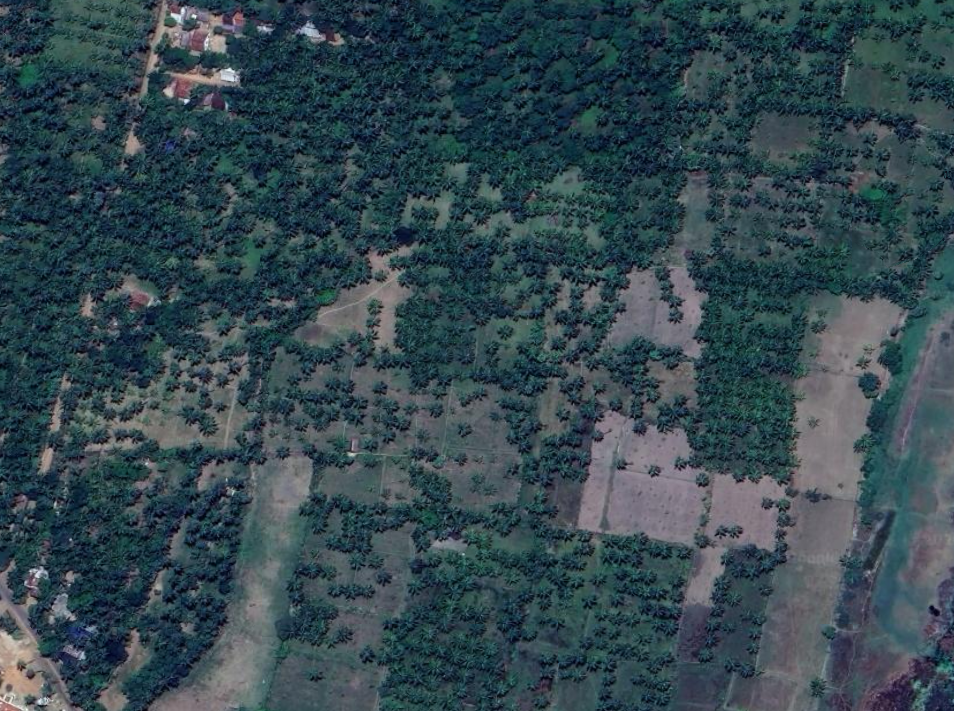
#> input picture data/input/test2.png, 954 x 711 px
$ python -i refined_detection.py   (imports and definitions only)
#> lines starting #> are read from the running program, lines starting #| are printed output that depends on the picture; after the words box and inside, x2 and y2 are one past the last pixel; in counts of white or black regions, pixels touching at a corner belong together
"""
REFINED Coconut Tree Detection - INDIVIDUAL TREES ONLY
Focuses on detecting SINGLE trees, not plantation blocks
Key: Filter by MAX BOX SIZE to avoid grouping multiple trees
"""

import cv2
import numpy as np
from scipy import ndimage


def detect_individual_trees(image: np.ndarray,
                            min_size: int = 30,
                            max_size: int = 250) -> np.ndarray:
    """
    Detect INDIVIDUAL tree crowns - not plantation blocks.

    Args:
        image: Input image
        min_size: Minimum tree size (pixels)
        max_size: MAXIMUM tree size - NO HUGE BOXES! (pixels)

    Returns:
        Detection boxes [x1, y1, x2, y2, confidence]
    """
    gray = cv2.cvtColor(image, cv2.COLOR_BGR2GRAY)

    # CLAHE for better contrast
    clahe = cv2.createCLAHE(clipLimit=3.0, tileGridSize=(8, 8))
    enhanced = clahe.apply(gray)

    # Binary threshold
    _, binary = cv2.threshold(enhanced, 100, 255, cv2.THRESH_BINARY_INV)

    # Small morphology to separate trees
    kernel = cv2.getStructuringElement(cv2.MORPH_ELLIPSE, (3, 3))
    binary = cv2.morphologyEx(binary, cv2.MORPH_OPEN, kernel, iterations=1)

    # Find contours
    contours, _ = cv2.findContours(binary, cv2.RETR_EXTERNAL, cv2.CHAIN_APPROX_SIMPLE)

    detections = []

    for contour in contours:
        area = cv2.contourArea(contour)

        # STRICT SIZE FILTERING - only individual trees
        if min_size < area < max_size:
            x, y, w, h = cv2.boundingRect(contour)

            # No huge boxes!
            if w > 0 and h > 0 and w < 200 and h < 200:
                # Filter by aspect ratio (roughly circular trees)
                aspect = float(w) / h if h > 0 else 0
                if 0.5 < aspect < 2.0:
                    confidence = 0.5
                    detections.append([x, y, x + w, y + h, confidence])

    return np.array(detections)


def detect_trees_green_strict(image: np.ndarray,
                              min_size: int = 40,
                              max_size: int = 250) -> np.ndarray:
    """
    Detect individual trees using GREEN BAND extraction.
    Much more selective.
    """
    b, g, r = cv2.split(image)

    # Focus on green channel (vegetation)
    green_enhanced = g.astype(float) - 0.5 * (r.astype(float) + b.astype(float))
    green_enhanced = np.clip(green_enhanced, 0, 255).astype(np.uint8)

    # Threshold
    _, binary = cv2.threshold(green_enhanced, 50, 255, cv2.THRESH_BINARY)

    # Small morphology
    kernel = cv2.getStructuringElement(cv2.MORPH_ELLIPSE, (3, 3))
    binary = cv2.morphologyEx(binary, cv2.MORPH_OPEN, kernel, iterations=1)
    binary = cv2.morphologyEx(binary, cv2.MORPH_CLOSE, kernel, iterations=1)

    # Find contours
    contours, _ = cv2.findContours(binary, cv2.RETR_EXTERNAL, cv2.CHAIN_APPROX_SIMPLE)

    detections = []
    for contour in contours:
        area = cv2.contourArea(contour)

        if min_size < area < max_size:
            x, y, w, h = cv2.boundingRect(contour)

            if 0 < w < 200 and 0 < h < 200:
                aspect = float(w) / h if h > 0 else 0
                if 0.4 < aspect < 2.5:
                    detections.append([x, y, x + w, y + h, 0.45])

    return np.array(detections)


def detect_trees_blob_analysis(image: np.ndarray,
                               min_size: int = 50,
                               max_size: int = 280) -> np.ndarray:
    """
    Blob detection to find circular objects (trees).
    Only small blobs = individual trees.
    """
    gray = cv2.cvtColor(image, cv2.COLOR_BGR2GRAY)

    # Enhance
    clahe = cv2.createCLAHE(clipLimit=2.0, tileGridSize=(8, 8))
    enhanced = clahe.apply(gray)

    # Try to find dark circular regions (tree shadows)
    _, binary = cv2.threshold(enhanced, 120, 255, cv2.THRESH_BINARY_INV)

    # Label connected components
    labeled, num_features = ndimage.label(binary)

    detections = []

    for label_id in range(1, num_features + 1):
        component = (labeled == label_id).astype(np.uint8) * 255
        area = np.sum(component > 0)

        if min_size < area < max_size:
            y_indices, x_indices = np.where(component > 0)

            if len(x_indices) > 0:
                x_min, x_max = x_indices.min(), x_indices.max()
                y_min, y_max = y_indices.min(), y_indices.max()
                w = x_max - x_min
                h = y_max - y_min

                if 0 < w < 200 and 0 < h < 200:
                    detections.append([x_min, y_min, x_max, y_max, 0.4])

    return np.array(detections)


def detect_trees_edges_strict(image: np.ndarray,
                              min_size: int = 80,
                              max_size: int = 300) -> np.ndarray:
    """
    Edge-based detection, strict filtering for individual trees.
    """
    gray = cv2.cvtColor(image, cv2.COLOR_BGR2GRAY)

    # Canny edges
    edges = cv2.Canny(gray, 50, 150)

    # Small dilation to connect nearby edges
    kernel = cv2.getStructuringElement(cv2.MORPH_ELLIPSE, (3, 3))
    dilated = cv2.dilate(edges, kernel, iterations=1)

    # Find contours
    contours, _ = cv2.findContours(dilated, cv2.RETR_EXTERNAL, cv2.CHAIN_APPROX_SIMPLE)

    detections = []
    for contour in contours:
        area = cv2.contourArea(contour)

        if min_size < area < max_size:
            x, y, w, h = cv2.boundingRect(contour)
            if 0 < w < 200 and 0 < h < 200:
                detections.append([x, y, x + w, y + h, 0.35])

    return np.array(detections)


def refined_detection_all_methods(image: np.ndarray) -> np.ndarray:
    """
    Combine all refined detection methods.
    STRICT SIZE FILTERING - only individual trees, no huge boxes.
    """
    methods = [
        ("Individual Contours", lambda img: detect_individual_trees(img, 30, 250)),
        ("Green Channel Strict", lambda img: detect_trees_green_strict(img, 40, 250)),
        ("Blob Analysis", lambda img: detect_trees_blob_analysis(img, 50, 280)),
        ("Edge Detection Strict", lambda img: detect_trees_edges_strict(img, 80, 300)),
    ]

    all_detections = []

    for method_name, method_func in methods:
        try:
            detections = method_func(image)
            if len(detections) > 0:
                all_detections.append(detections)
                print(f"   ✓ {method_name}: {len(detections)} INDIVIDUAL trees")
        except Exception as e:
            print(f"   ⚠ {method_name} failed")

    if len(all_detections) == 0:
        return np.array([])

    combined = np.vstack(all_detections)
    return combined

>>> import cv2
>>> picture = cv2.imread('../../data/input/test2.png')
#> picture is the input picture: shape (711, 954, 3); mean B, G, R 79.4, 71.8, 52.8
>>> result = refined_detection_all_methods(picture)
#> the loop in refined_detection_all_methods, `for method_name, method_func in methods:` made 4 passes
#|    ✓ Individual Contours: 343 INDIVIDUAL trees
#|    ✓ Blob Analysis: 77 INDIVIDUAL trees
#|    ✓ Edge Detection Strict: 9 INDIVIDUAL trees
#> pass 1, in detect_individual_trees, `gray = cv2.cvtColor(image, cv2.COLOR_BGR2GRAY)`:
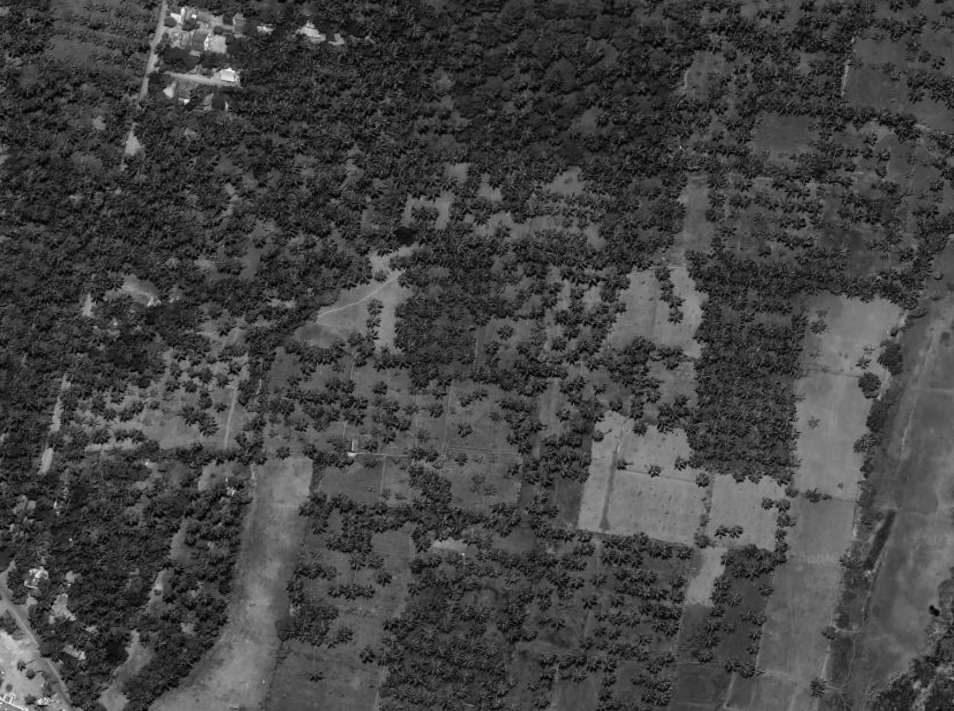
#> gray: shape (711, 954); min 1, max 249, mean 67
#> pass 1, in detect_individual_trees, `enhanced = clahe.apply(gray)`:
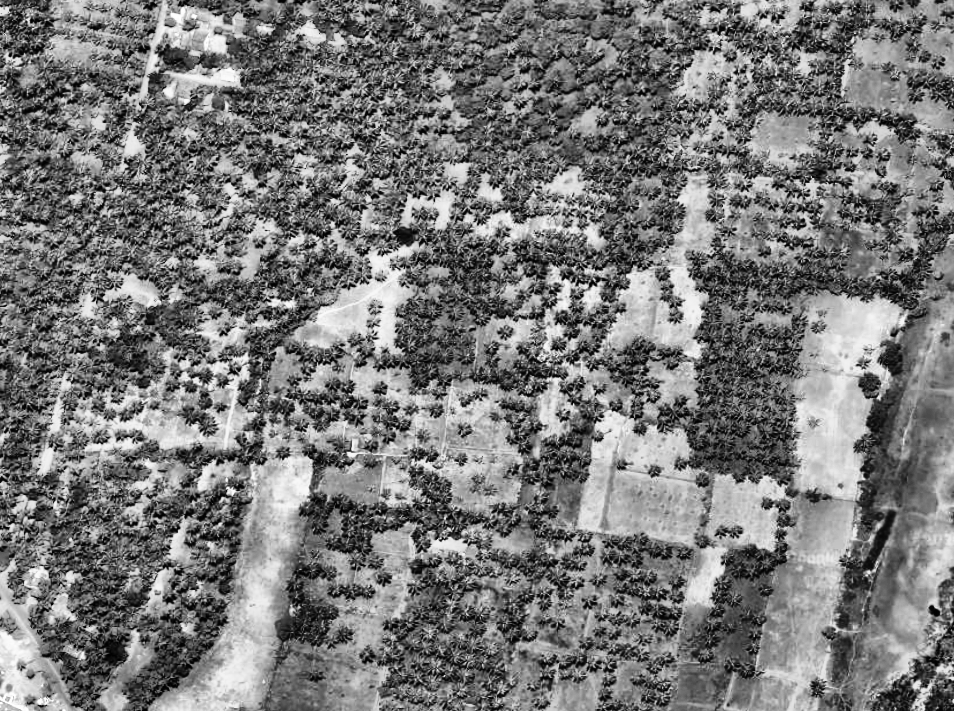
#> enhanced: shape (711, 954); min 0, max 255, mean 120.2
#> pass 1, in detect_individual_trees, `_, binary = cv2.threshold(enhanced, 100, 255, cv2.THRESH_BINARY_INV)`:
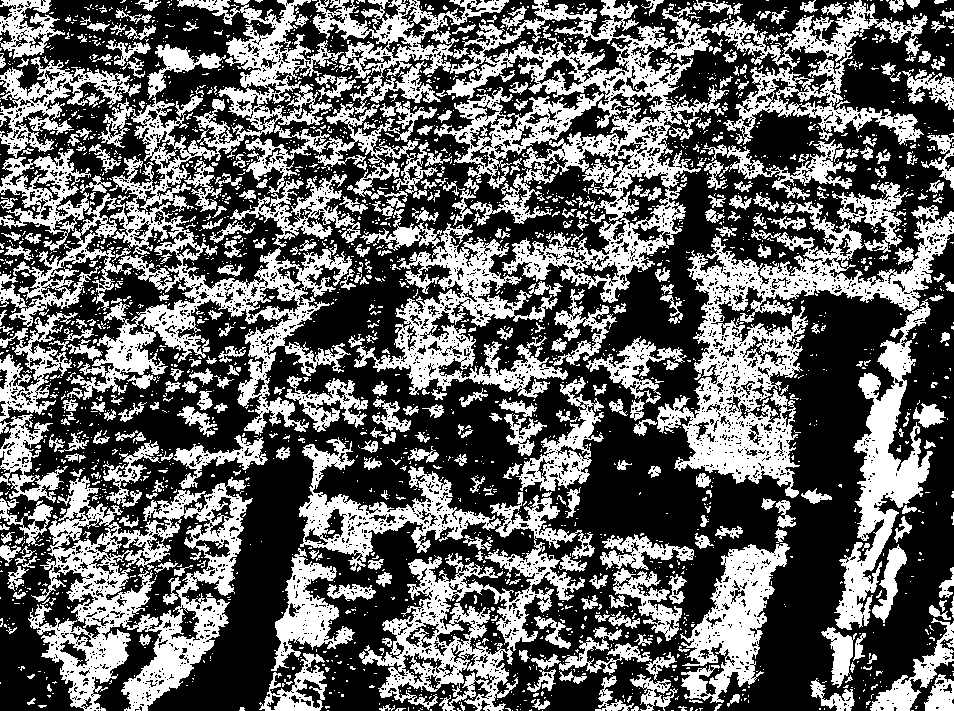
#> binary: shape (711, 954); 39.3% white; 2773 white regions (2352 under 20 px), largest, box (x1, y1, x2, y2) and area: (0, 0, 352, 435) 35708, (434, 0, 928, 303) 34681, (657, 201, 954, 630) 32593
#> pass 1, in detect_individual_trees, `binary = cv2.morphologyEx(binary, cv2.MORPH_OPEN, kernel, iterations=1)`:
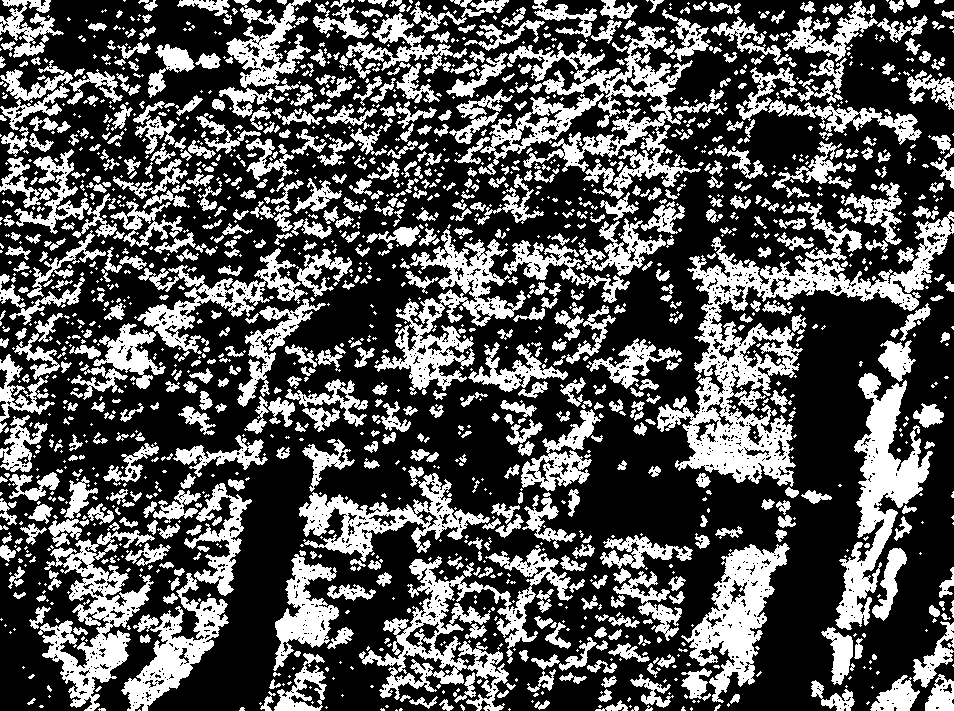
#> binary: shape (711, 954); 33.3% white; 1737 white regions (989 under 20 px), largest, box (x1, y1, x2, y2) and area: (657, 211, 954, 487) 17517, (359, 545, 573, 711) 9032, (508, 26, 701, 199) 8704
#> after the loop in refined_detection_all_methods, `for method_name, method_func in methods:`: all_detections = 3 items
#> in refined_detection_all_methods, `combined = np.vstack(all_detections)`: combined = 429 rows, first 6: [534, 700, 550, 710, 0.5], [439, 699, 454, 711, 0.5], [730, 694, 740, 704, 0.5], [260, 691, 276, 711, 0.5], [497, 690, 509, 698, 0.5], [598, 689, 612, 702, 0.5]
#> result has the same summary as combined in refined_detection_all_methods
